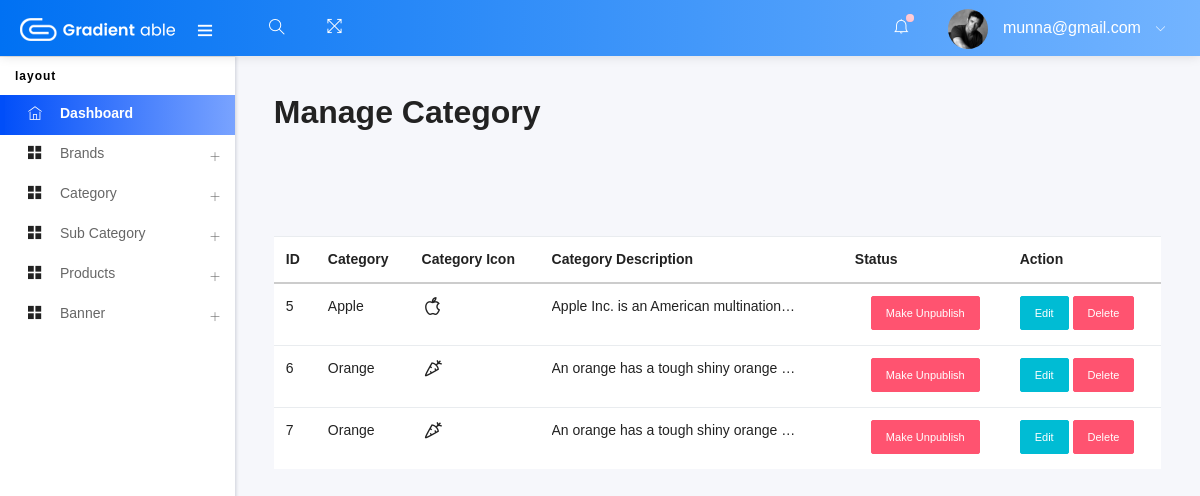
The app's page /admin/manage-category.php (signed in), older data.
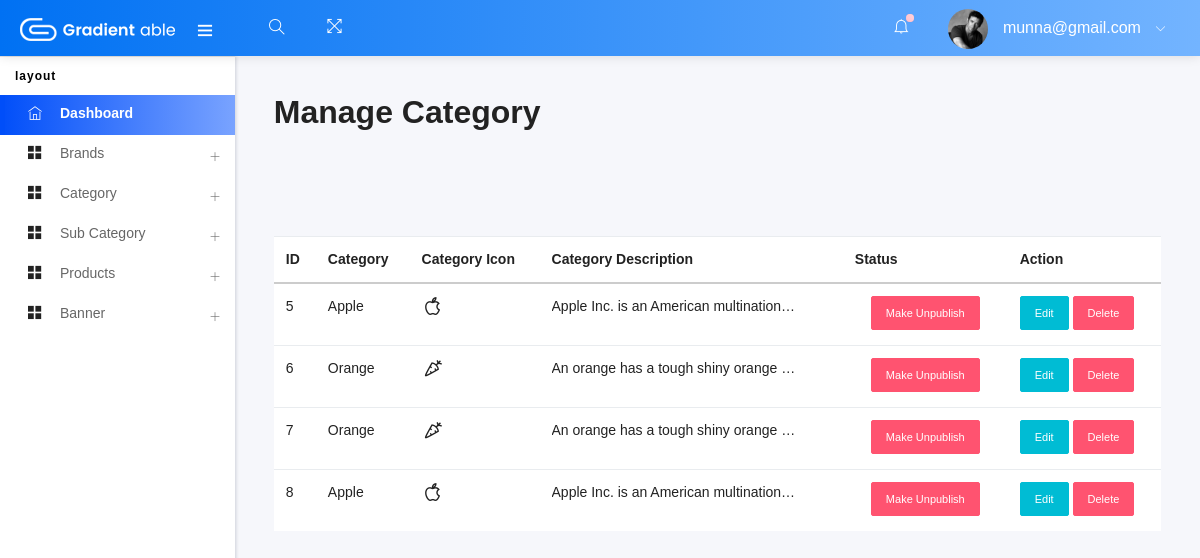
The same page, newer data.
### tables this page shows
CREATE TABLE `category` (
  `ctg_id` int(11) NOT NULL,
  `ctg_icon` varchar(255) NOT NULL,
  `ctg_name` varchar(255) NOT NULL,
  `ctg_des` varchar(255) NOT NULL,
  `ctg_status` tinyint(200) NOT NULL DEFAULT 1
);

### admin/manage-category.php (called while the page is built, shortened)
<?php
include("template.php");

### admin/class/adminBack.php (called while the page is built, shortened)
<?php
class adminBack
{
    private $conn;
    public function __construct()
    {
        $dbhost = "127.0.0.1";
        $dbuser = "root";
        $dbpass = "";
        $dbname = "ecom02";
        $this->conn = mysqli_connect($dbhost, $dbuser, $dbpass, $dbname);
    }
    function displayCategory()
    {
        $query = "SELECT * FROM category";
        if (mysqli_query($this->conn, $query)) {
            $result_ctg = mysqli_query($this->conn, $query);
            return $result_ctg;
        } else {
            echo "Couldn't Load Data Correctly";
        }
    }
}

### admin/views/manage-category-view.php (the view, shortened to what this page needs)
<?php
$obj_adminBack = new adminBack();
$ctg_result = $obj_adminBack->displayCategory();
?>
<h2 class="mb-5">Manage Category</h2>
<p class="alert">
</p>
<table class="table bg-white">
    <thead>
        <tr>
            <th>ID</th>
            <th>Category</th>
            <th>Category Icon</th>
            <th>Category Description</th>
            <th>Status</th>
            <th>Action</th>
        </tr>
    </thead>
    <tbody>
        <?php
        while ($ctg = mysqli_fetch_assoc($ctg_result)) {
        ?>
            <tr>
                <td><?php echo $ctg['ctg_id'] ?></td>
                <td><?php echo $ctg['ctg_name'] ?></td>
                <td><?php echo $ctg['ctg_icon'] ?></td>
                <td>
                    <p class="ctg_des"><?php echo $ctg['ctg_des'] ?></p>
                </td>
                <td>
                    <?php
                    if ($ctg['ctg_status'] == 0) {
                    ?>
                        <a href="?status=publish&&id=<?php echo $ctg['ctg_id'] ?>" class="btn btn-success btn-sm ml-3">Make Publish</a>
                    <?php
                    } else if ($ctg['ctg_status'] == 1) {
                    ?>
                        <a href="?status=unpublish&&id=<?php echo $ctg['ctg_id'] ?>" class="btn btn-danger btn-sm ml-3">Make Unpublish</a>
                    <?php
                    }
                    ?>
                </td>
                <td>
                    <a class="btn-sm btn btn-info" href="edit-category.php?status=edit&&id=<?php echo $ctg['ctg_id'] ?>">Edit</a>
                    <a class="btn-sm btn btn-danger" href="?status=delete&&id=<?php echo $ctg['ctg_id'] ?>">Delete</a>
                </td>
            </tr>
        <?php
        }
        ?>
    </tbody>
</table>

Row changes from the older to the newer data that the page shows:
added category: ctg_id "8", ctg_name "Apple", ctg_des "Apple Inc. is an American multination…"
